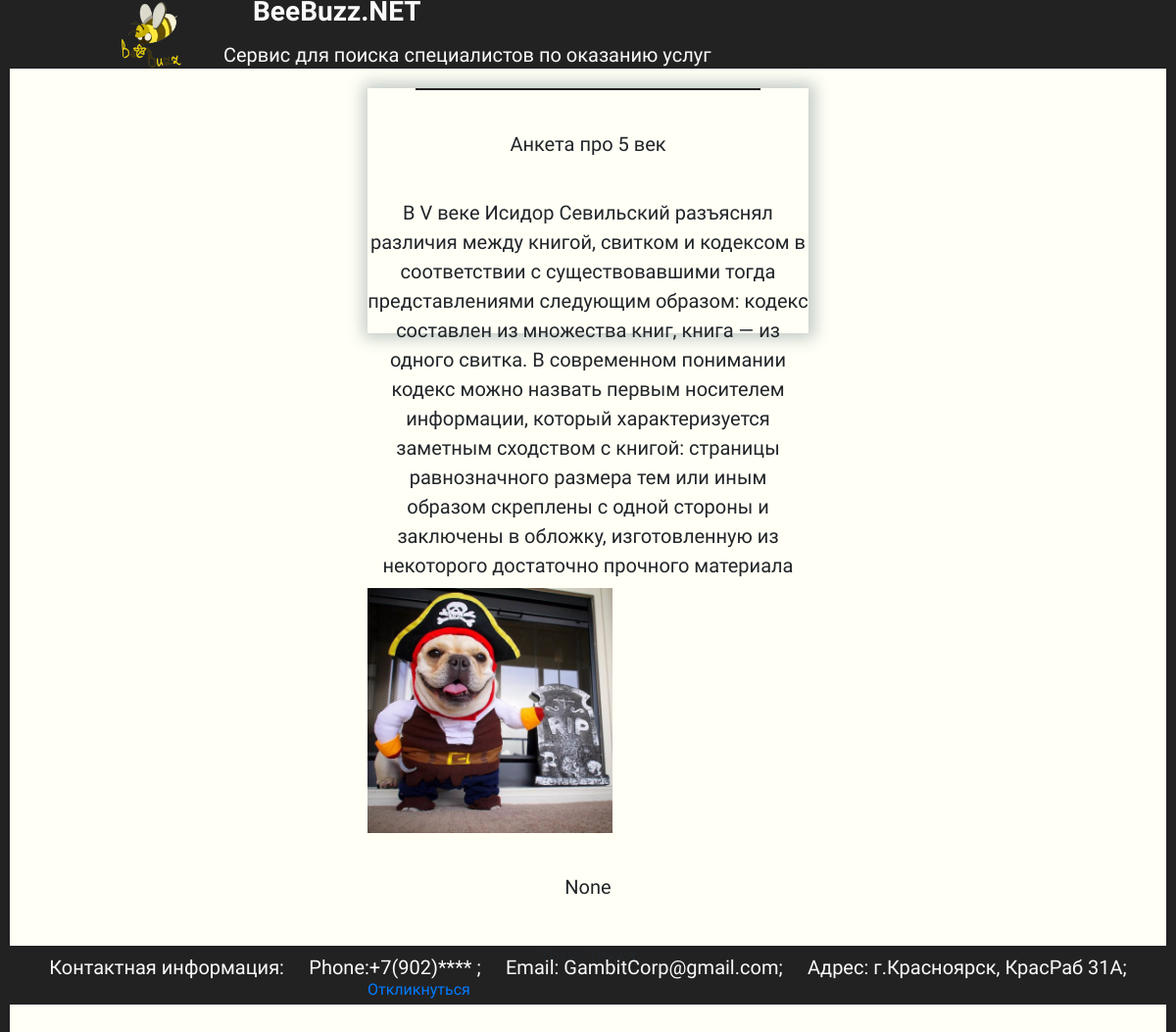
The page /ankets/2/ on the database its author committed.
### main/models.py (models this page shows, shortened)
class Anketa(models.Model):
    Tittle = models.CharField('Название анкеты',max_length=100)
    Text = models.TextField('Текст анкеты',max_length=1000)
    Photo = models.ImageField('Фотография',upload_to="photos/%Y/%m/%d/")
    Lang_cat = models.ForeignKey('Lang_categori',on_delete=models.CASCADE,verbose_name="Специальность")
    Author = models.ForeignKey(User, on_delete=models.CASCADE,blank=True, verbose_name="Автор анкеты",null=True)
    Price = models.CharField('Зарплата',max_length=100,null=True)
    Text2 = models.TextField('Проф пометки',max_length=1000)
    class Meta:
        verbose_name = "Анкеты пользователей"
        verbose_name_plural = "Анкеты пользователей"
        ordering = ['Tittle']

### main/views.py (the view)
# urls.py: path('ankets/<int:anket_id>/', show_anket, name='ankets'),
def show_anket(request,anket_id):
    context = {
        'anket_id': anket_id
    }
    anketas = Anketa.objects.all()
    if request.method == 'POST':
        form = OtklForm(request.POST)
        if form.is_valid():
            instance = form.save(commit=False)
            instance.Otkl_User = request.user
            instance.Anketa = Anketa.objects.get(id=anket_id)
            instance.save()
            return render(request, 'main/form2.html')
    else:
        form = OtklForm()
    return render(request,'main/fullInfoAnketa.html', {'form': form,'anket_id': anket_id,'anketas':anketas} )

### main/templates/main/fullInfoAnketa.html (shortened to what this page needs)
{% load static %}
{% load auth_extras %}
<!DOCTYPE html>
<html lang="ru">
<head>
    <link rel="stylesheet" href="libs/bootstrap-reboot.min.css">
    <link rel="stylesheet" href="libs/bootstrap-grid.min.css">
    <link rel="stylesheet" href="{% static 'main/css/form.css' %}">
</head>
<body>
    <header>
        <div class="logo">
            <table>
                <tr>
                    <td>
                        <a href="{% url 'start' %}"><img src="{% static 'main/images/startsheet_2.png' %}" id="logotip" alt="" width="70" /></a>
                    </td>
                    <td>
                        <div class="namelogo"><label>BeeBuzz.NET</label></div>
                        <div class="namelogo2"><label>Сервис для поиска специалистов по оказанию услуг</label></div>
                    </td>
                </tr>
            </table>
        </div>
    </header>
    <nav class="reg">
		<div class="register">
			<hr style="border: 1px solid #222222; width: 350px; margin-top: -15px;">
            {% for el in anketas %}
                {% if el.id == anket_id %}
                        <label class="otpr">{{el.Tittle}}</label>
                        <label class="otpr">{{el.Text}}</label>
                        <img src="{{el.Photo.url}}" width="250">
                        <label class="otpr">{{el.Price}}</label>
                        <label class="otpr">{{el.Text2}}</label>
                        <a href="{% url 'otklikform' el.id %}">Откликнуться</a>
                {% endif %}
            {% endfor %}
        </div>
    </nav>
    <div class="podval" valign="bottom" style="margin-top: 625px;">
        <p> Контактная информация: &emsp;Phone:+7(902)**** ; &emsp;Email: GambitCorp@gmail.com; &emsp;Адрес: г.Красноярск, КрасРаб 31А; </p>
    </div>
</body>
</html>

### main/static/main/css/form.css (style rules this page uses)
body { margin: 0; background-color: rgb(255, 255, 245); font-family: 'Sofia Sans Condensed', sans-serif; border-left: 10px solid #222222; border-right: 10px solid #222222; height: 1080px; }
.otpr { text-align: center; margin-top: 40px; display: block; font-size: 20px; }
.register { margin: auto; margin-top: 35px; left: 50%; top: 50%; width: 450px; height: 250px; -webkit-box-shadow: 1px 0px 15px 5px rgba(34, 60, 80, 0.28); -moz-box-shadow: 1px 0px 15px 5px rgba(34, 60, 80, 0.28); box-shadow: 1px 0px 15px 5px rgba(34, 60, 80, 0.28) }
.podval { display: block; background-color: #222222; margin: 0 auto; font-size: 20px; color: #fbfbfb; text-align: center; padding: 7px; }
#logotip { margin-left: 100px; }
.namelogo { font-size: 28px; margin-left: 65px; font-weight: bold; color: #fbfbfb; }
.namelogo2 { font-size: 20px; margin-left: 35px; color: #fbfbfb; }
header { display: flex; justify-content: space-between; align-items: center; background-color: #222222; padding: 10px; width: auto; height: 70px; }

### rows shown on the page
Anketa: Tittle "Анкета про 5 век", Text "В V веке Исидор Севильский разъяснял различия между книгой, свитком и кодексом в соответствии с существовавшими тогда представлениями следующим образом: кодекс составлен из множества книг, книга — из одного свитка. В современном понимании кодекс можно назвать первым носителем информации, который характеризуется заметным сходством с книгой: страницы равнозначного размера тем или иным образом скреплены с одной стороны и заключены в обложку, изготовленную из некоторого достаточно прочного материала", Photo (picture), Price "None", Text2 "Типа Текст"
